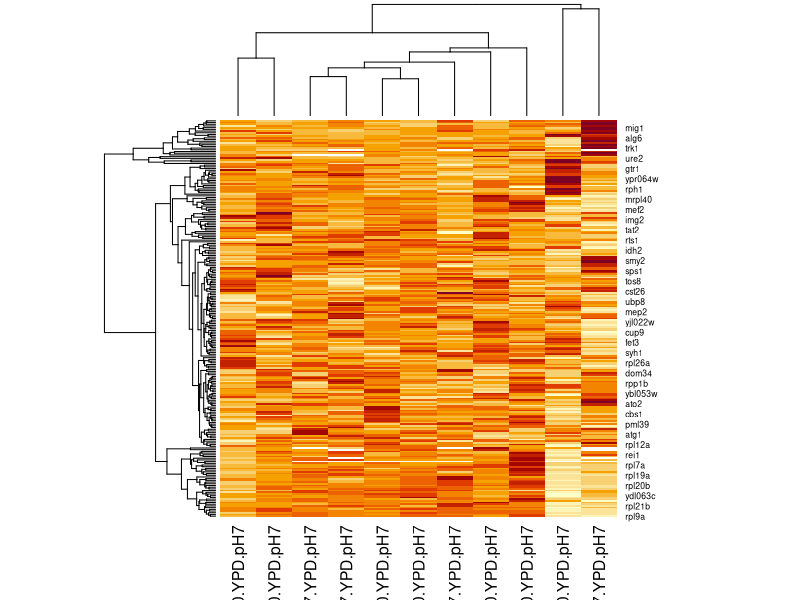

Write the R code that produced this figure.
## ---- chunk 1
knitr::opts_chunk$set(echo = TRUE)
## ---- chunk 2
x <- 10 # What type is this? Numeric or Integer?
typeof(x)
y <- 10L
typeof(y)
z <- 1+4i
typeof(z)

# Fill out below this line to try the other 2 data types.

## ---- chunk 3
my_names <- c("Spongebob","Patrick","Plankton","Karen")
my_names
my_ints <- c(1,2,3)
my_ints
## ---- chunk 4
x <- c(1,2,3)
y <- c("a","b","c")
z <- c(TRUE, FALSE, FALSE)
my_data <- data.frame(x,y,z,row.names=c("X","Y","Z"))
my_data
## ---- chunk 5
x <- c(1,2,3)
y <- c("a","b","c")
z <- c(TRUE, FALSE, FALSE)
my_data <- data.frame(x,y,z,row.names=c("X","Y","Z"))
## accessing single columns
my_data$x
## location access / slicing
my_data[1,1]
my_data[1:3,1] # note that this is the same as my_data$x
my_data[,1]
my_data[1,]
## ---- chunk 6
chem_geneDF <- read.csv(file="chemgenomic_data_costanzo2009.csv")
ll_strainsDF <- read.csv(file="NIHMS723630-supplement-2.csv")
## Make all of the gene names lower case to help with matching  
chem_geneDF$Gene <- tolower(chem_geneDF$Gene)
t <- chem_geneDF[match(ll_strainsDF$Genotype,chem_geneDF$Gene),]

## Lets get rid of NAs, Remember to specify the columns still, in these case we want them all    
## so leave column blank like this [row,]  
t <- t[!is.na(t$Gene),]
# next we need to get rid of all of the columns that aren't numeric values so we can send this
# to the heatmap function. remember to understand a function use ?<function>
# so you might also check out the heatmap function now
HM <- t[,3:13]
# So that our heatmap makes sense, this line puts the gene names as the rownames
rownames(HM) <- t$Gene
my_hm <- as.matrix(HM)
heatmap(my_hm)


